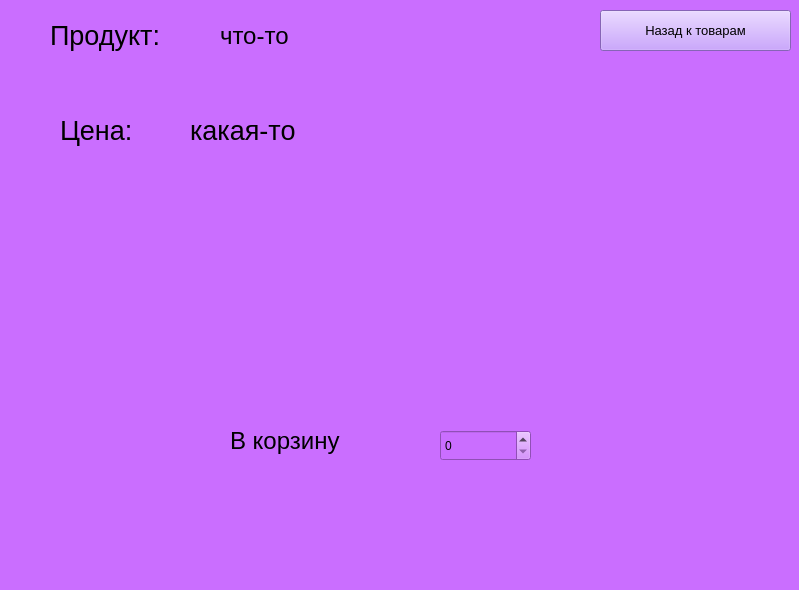
<?xml version="1.0" encoding="UTF-8"?>
<ui version="4.0">
 <class>MainWindow</class>
 <widget class="QMainWindow" name="MainWindow">
  <property name="geometry">
   <rect>
    <x>0</x>
    <y>0</y>
    <width>799</width>
    <height>590</height>
   </rect>
  </property>
  <property name="windowTitle">
   <string>MainWindow</string>
  </property>
  <property name="styleSheet">
   <string notr="true">background-color: rgb(202, 110, 255);</string>
  </property>
  <widget class="QWidget" name="centralwidget">
   <widget class="QLabel" name="label">
    <property name="geometry">
     <rect>
      <x>50</x>
      <y>10</y>
      <width>141</width>
      <height>51</height>
     </rect>
    </property>
    <property name="font">
     <font>
      <pointsize>20</pointsize>
     </font>
    </property>
    <property name="text">
     <string>Продукт:</string>
    </property>
   </widget>
   <widget class="QLabel" name="label_3">
    <property name="geometry">
     <rect>
      <x>230</x>
      <y>420</y>
      <width>151</width>
      <height>41</height>
     </rect>
    </property>
    <property name="font">
     <font>
      <pointsize>18</pointsize>
     </font>
    </property>
    <property name="text">
     <string>В корзину</string>
    </property>
   </widget>
   <widget class="QSpinBox" name="spinBox">
    <property name="geometry">
     <rect>
      <x>440</x>
      <y>430</y>
      <width>91</width>
      <height>31</height>
     </rect>
    </property>
   </widget>
   <widget class="QPushButton" name="pushButton">
    <property name="geometry">
     <rect>
      <x>600</x>
      <y>10</y>
      <width>191</width>
      <height>41</height>
     </rect>
    </property>
    <property name="font">
     <font>
      <pointsize>10</pointsize>
     </font>
    </property>
    <property name="styleSheet">
     <string notr="true">background-color: rgb(188, 140, 255);</string>
    </property>
    <property name="text">
     <string>Назад к товарам</string>
    </property>
   </widget>
   <widget class="QLabel" name="label_2">
    <property name="geometry">
     <rect>
      <x>220</x>
      <y>15</y>
      <width>241</width>
      <height>41</height>
     </rect>
    </property>
    <property name="font">
     <font>
      <pointsize>18</pointsize>
     </font>
    </property>
    <property name="text">
     <string>что-то</string>
    </property>
   </widget>
   <widget class="QLabel" name="label_4">
    <property name="geometry">
     <rect>
      <x>60</x>
      <y>110</y>
      <width>111</width>
      <height>41</height>
     </rect>
    </property>
    <property name="font">
     <font>
      <pointsize>20</pointsize>
     </font>
    </property>
    <property name="text">
     <string>Цена:</string>
    </property>
   </widget>
   <widget class="QLabel" name="label_5">
    <property name="geometry">
     <rect>
      <x>190</x>
      <y>110</y>
      <width>141</width>
      <height>41</height>
     </rect>
    </property>
    <property name="font">
     <font>
      <pointsize>20</pointsize>
     </font>
    </property>
    <property name="text">
     <string>какая-то</string>
    </property>
   </widget>
   <widget class="QLabel" name="label_6">
    <property name="geometry">
     <rect>
      <x>250</x>
      <y>190</y>
      <width>251</width>
      <height>191</height>
     </rect>
    </property>
    <property name="font">
     <font>
      <pointsize>18</pointsize>
     </font>
    </property>
    <property name="text">
     <string/>
    </property>
   </widget>
  </widget>
  <widget class="QMenuBar" name="menubar">
   <property name="geometry">
    <rect>
     <x>0</x>
     <y>0</y>
     <width>799</width>
     <height>26</height>
    </rect>
   </property>
  </widget>
  <widget class="QStatusBar" name="statusbar"/>
 </widget>
 <resources/>
 <connections/>
</ui>
